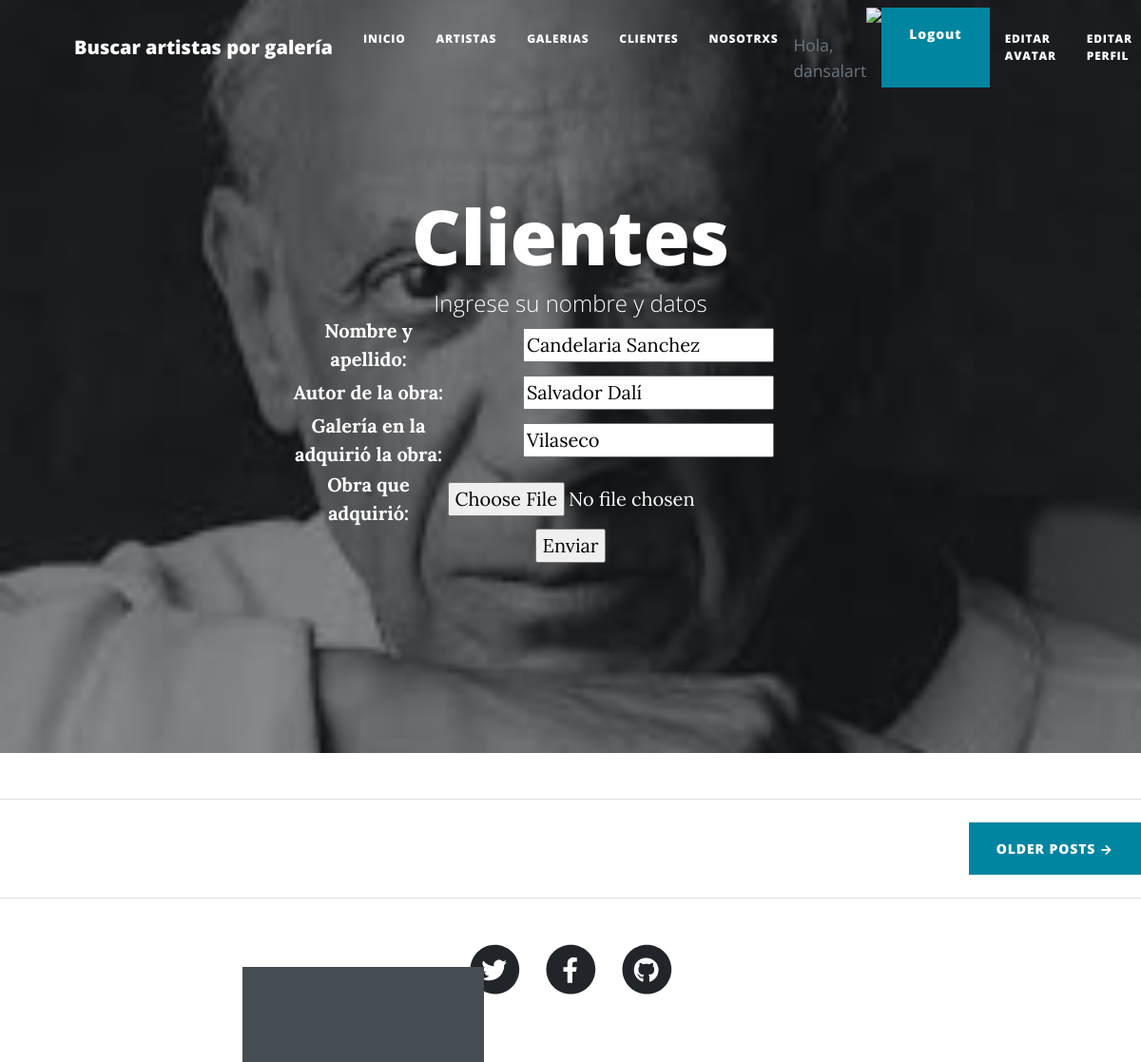
Screenshot of /clientes/update/4 (signed in) with the database file from the repository.
### AppBlog/models.py (models this page shows, shortened)
class Cliente(Model):
    nombre = CharField(max_length=40, verbose_name='nombre y apellido')
    artistaAlQueLeCompro = CharField(max_length=40, verbose_name='Autor de la obra', blank=True, null=True)
    galeriaEnQueCompro = CharField(max_length=40, verbose_name='Galería en la adquirió la obra', blank=True, null=True)
    obra = ImageField(upload_to='obras', verbose_name='Obra que adquirió', blank=True, null=True)
    fecha = datetime.today().strftime("%d/%m/%Y")

### AppBlog/views.py (the view)
# urls.py: path('clientes/update/<pk>', views.ClienteUpdateView.as_view(), name='cliente_update'),
class ClienteUpdateView(AvatarView, UpdateView):
    model = Cliente
    success_url =  reverse_lazy ('clientes')
    fields = ['nombre', 'artistaAlQueLeCompro','galeriaEnQueCompro', 'obra' ]
    template_name = 'AppBlog/cliente_form.html'

### AppBlog/views.py (called while the page is built)
    def get_context_data(self, **kwargs):
        contexto = super().get_context_data(**kwargs)
        contexto['avatar_url'] = Avatar.objects.filter(user=self.request.user).last().imagen.url
        return contexto

### templates/AppBlog/cliente_form.html (shortened to what this page needs)
{% extends 'AppBlog/padre.html' %}
{% load static %}
{%block Header%}
    <header class="masthead" style="background-image: url({%static 'AppBlog/assets/img/artistas.jpeg' %})">
        <div class="container position-relative px-4 px-lg-5">
            <div class="row gx-4 gx-lg-5 justify-content-center">
                <div class="col-md-10 col-lg-8 col-xl-7">
                    <div class="site-heading">
                        <h1>Clientes</h1>
                        <span class="subheading">Ingrese su nombre y datos </span>
                    <form action="" method="POST" enctype="multipart/form-data">
                        <table>
                            {{ form.as_table }}
                        </table>
                        <input type="submit" value="Enviar">
                    </form>
                    </div>
                </div>
            </div>
        </div>
    </header>
{%endblock%}

### templates/AppBlog/padre.html (shortened to what this page needs)
<!DOCTYPE html>
<html lang="en">
    <head>
        {% load static %}
        <link href="{% static 'AppBlog/css/styles.css' %}" rel="stylesheet" />
    </head>
    <body>
        <nav class="navbar navbar-expand-lg navbar-light" id="mainNav">
            <div class="container px-4 px-lg-5">
                <a class="navbar-brand" href="{% url 'busqueda_artista' %}">Buscar artistas por galería </a>
                <div class="collapse navbar-collapse" id="navbarResponsive">
                    <ul class="navbar-nav ms-auto py-4 py-lg-0">
                        <li class="nav-item"><a class="nav-link px-lg-3 py-3 py-lg-4" href="{% url 'inicio' %}">Inicio</a></li>
                        <li class="nav-item"><a class="nav-link px-lg-3 py-3 py-lg-4" href="{% url 'artistas' %}">Artistas</a></li>
                        <li class="nav-item"><a class="nav-link px-lg-3 py-3 py-lg-4" href="{% url 'galerias' %}">Galerias</a></li>
                        <li class="nav-item"><a class="nav-link px-lg-3 py-3 py-lg-4" href="{% url 'clientes' %}">Clientes</a></li>
                        <li class="nav-item"><a class="nav-link px-lg-3 py-3 py-lg-4" href="{% url 'about_us' %}">Nosotrxs</a></li>
                        {% if not request.user.is_authenticated %}
                            <a class="btn btn-primary" href="{% url 'login' %}">INICIAR SESIÓN</a>
                        {% else %}
                            <li class="text-muted small mb-32 mb-lg-10"> <br>
                                Hola, {{user.username}} </li>
                            <img src=" {{avatar_url}} " height="80px"/>
                            <a class="btn btn-primary" href="{% url 'logout' %}"> Logout</a>
                            <li class="nav-item"><a class="nav-link px-lg-3 py-3 py-lg-4" href="{% url 'avatar_add' %}">Editar avatar</a></li>
                            <li class="nav-item"><a class="nav-link px-lg-3 py-3 py-lg-4" href="{% url 'user_editar' %}">Editar perfil</a></li>
                        {% endif %}
                    </ul>
                </div>
            </div>
        </nav>
        {% block Header %}
        {% endblock %}
                    <hr class="my-4" />
                    {%block OlderPosts%}
                    <div class="d-flex justify-content-end mb-4"><a class="btn btn-primary text-uppercase" href="{% url 'not_pages_yet' %}">Older Posts →</a></div>
        <footer class="border-top">
            {%endblock%}
            <div class="container px-4 px-lg-5">
                <div class="row gx-4 gx-lg-5 justify-content-center">
                    <div class="col-md-10 col-lg-8 col-xl-7">
                        <ul class="list-inline text-center">
                            <li class="list-inline-item">
                                <a href="{% url 'not_pages_yet' %}">
                                    <span class="fa-stack fa-lg">
                                        <i class="fas fa-circle fa-stack-2x"></i>
                                        <i class="fab fa-twitter fa-stack-1x fa-inverse"></i>
                                    </span>
                                </a>
                            </li>
                            <li class="list-inline-item">
                                <a href="{% url 'not_pages_yet' %}">
                                    <span class="fa-stack fa-lg">
                                        <i class="fas fa-circle fa-stack-2x"></i>
                                        <i class="fab fa-facebook-f fa-stack-1x fa-inverse"></i>
                                    </span>
                                </a>
                            </li>
                            <li class="list-inline-item">
                                <a href="{% url 'not_pages_yet' %}">
                                    <span class="fa-stack fa-lg">
                                        <i class="fas fa-circle fa-stack-2x"></i>
                                        <i class="fab fa-github fa-stack-1x fa-inverse"></i>
                                    </span>
                                </a>
                            </li>
                        </ul>
                    </div>
                </div>
            </div>
        </footer>
    </body>
</html>

### rows the page displays
Cliente: nombre "Candelaria Sanchez", artistaAlQueLeCompro "Salvador Dalí", galeriaEnQueCompro "Vilaseco"

### other values shown
{{ user.username }} "dansalart"
